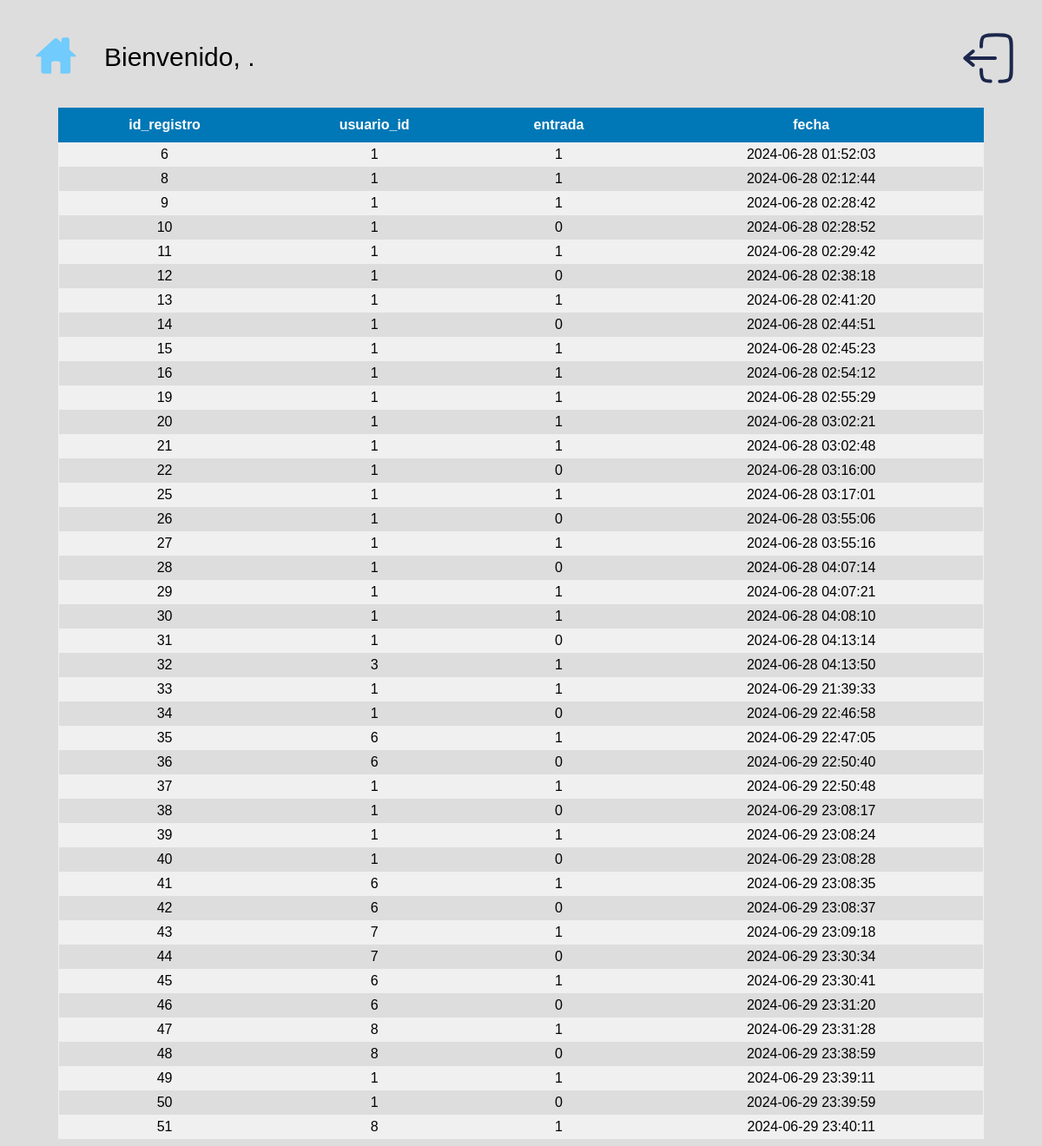
/admin/registros.php, run on the app's committed database.
### tables this page shows
CREATE TABLE `registro` (
  `id_registro` int(11) NOT NULL,
  `usuario_id` int(11) NOT NULL,
  `entrada` tinyint(1) NOT NULL,
  `fecha` timestamp NOT NULL DEFAULT current_timestamp() ON UPDATE current_timestamp()
);

### admin/registros.php (the view, shortened to what this page needs)
<!DOCTYPE html>
<html lang="en">
<head>
    <link rel="stylesheet" href="css/styletb.css">
</head>
<body>
    <?php
    include 'header.php';
    $conn=conexion();
    $resultado= $conn->query("SELECT * FROM registro");
    $header=TRUE;
    echo "<table class='table-blue'>";
    while($row=$resultado->fetch_assoc()){
        if($header){
            echo "<thead>";
            foreach($row as $campo=> $registro){
            echo "<th class='th-blue'>";
            echo $campo;
            echo "</th >";
            }
            echo"</thead>";
            $header=FALSE;
        }
        echo"<tr>";
        foreach($row as $campo=> $registro){
            echo "<td>$registro</td>";
            }
        echo"</tr>";
    }
    echo "</table>";
    ?>
</body>
</html>

### admin/header.php (shortened to what this page needs)
 <header style="display: flex; align-items: center;">
     <a href="index.php" style="display: inline-block; margin: 1.5em;">
     </a>
     <p style="font-size: 30px;">Bienvenido, <?php if(session_status()===1){session_start();}echo "$_SESSION[name]";?>.</p>
<div>
     <a href="logout.php?out=cerrar" style="position: absolute; top: 35px; right: 30px;">
     </a>
</div>
 </header>

### admin/css/styletb.css (style rules this page uses)
body { font-family: Arial, Helvetica, sans-serif; background-color: rgb(221,221,221); }
table { width: 100%; border-collapse: collapse; }
table tr:nth-child(even) { background-color: rgb(221, 221, 221); }
table, tr, td, th { padding: 5px 10px; text-align: center; }
.table-blue { border-collapse: collapse; width: 90%; margin: 0 auto; background-color: #f0f0f0; }
.th-blue { background-color: #0077B6; color: #fff; padding: 10px; text-align: center; border: 1px solid #0077B6; }

### data on the page
registro: campo "id_registro", campo "usuario_id", campo "entrada", campo "fecha", id_registro "6", usuario "1", entrada "1", fecha "2024-06-28 01:52:03"
registro: id_registro "8", usuario "1", entrada "1", fecha "2024-06-28 02:12:44"
registro: id_registro "9", usuario "1", entrada "1", fecha "2024-06-28 02:28:42"
registro: id_registro "10", usuario "1", entrada "0", fecha "2024-06-28 02:28:52"
registro: id_registro "11", usuario "1", entrada "1", fecha "2024-06-28 02:29:42"
registro: id_registro "12", usuario "1", entrada "0", fecha "2024-06-28 02:38:18"
registro: id_registro "13", usuario "1", entrada "1", fecha "2024-06-28 02:41:20"
registro: id_registro "14", usuario "1", entrada "0", fecha "2024-06-28 02:44:51"
registro: id_registro "15", usuario "1", entrada "1", fecha "2024-06-28 02:45:23"
registro: id_registro "16", usuario "1", entrada "1", fecha "2024-06-28 02:54:12"
registro: id_registro "19", usuario "1", entrada "1", fecha "2024-06-28 02:55:29"
registro: id_registro "20", usuario "1", entrada "1", fecha "2024-06-28 03:02:21"
registro: id_registro "21", usuario "1", entrada "1", fecha "2024-06-28 03:02:48"
registro: id_registro "22", usuario "1", entrada "0", fecha "2024-06-28 03:16:00"
registro: id_registro "25", usuario "1", entrada "1", fecha "2024-06-28 03:17:01"
registro: id_registro "26", usuario "1", entrada "0", fecha "2024-06-28 03:55:06"
registro: id_registro "27", usuario "1", entrada "1", fecha "2024-06-28 03:55:16"
registro: id_registro "28", usuario "1", entrada "0", fecha "2024-06-28 04:07:14"
registro: id_registro "29", usuario "1", entrada "1", fecha "2024-06-28 04:07:21"
registro: id_registro "30", usuario "1", entrada "1", fecha "2024-06-28 04:08:10"
registro: id_registro "31", usuario "1", entrada "0", fecha "2024-06-28 04:13:14"
registro: id_registro "32", usuario "3", entrada "1", fecha "2024-06-28 04:13:50"
registro: id_registro "33", usuario "1", entrada "1", fecha "2024-06-29 21:39:33"
registro: id_registro "34", usuario "1", entrada "0", fecha "2024-06-29 22:46:58"
registro: id_registro "35", usuario "6", entrada "1", fecha "2024-06-29 22:47:05"
registro: id_registro "36", usuario "6", entrada "0", fecha "2024-06-29 22:50:40"
registro: id_registro "37", usuario "1", entrada "1", fecha "2024-06-29 22:50:48"
registro: id_registro "38", usuario "1", entrada "0", fecha "2024-06-29 23:08:17"
registro: id_registro "39", usuario "1", entrada "1", fecha "2024-06-29 23:08:24"
registro: id_registro "40", usuario "1", entrada "0", fecha "2024-06-29 23:08:28"
registro: id_registro "41", usuario "6", entrada "1", fecha "2024-06-29 23:08:35"
registro: id_registro "42", usuario "6", entrada "0", fecha "2024-06-29 23:08:37"
registro: id_registro "43", usuario "7", entrada "1", fecha "2024-06-29 23:09:18"
registro: id_registro "44", usuario "7", entrada "0", fecha "2024-06-29 23:30:34"
registro: id_registro "45", usuario "6", entrada "1", fecha "2024-06-29 23:30:41"
registro: id_registro "46", usuario "6", entrada "0", fecha "2024-06-29 23:31:20"
registro: id_registro "47", usuario "8", entrada "1", fecha "2024-06-29 23:31:28"
registro: id_registro "48", usuario "8", entrada "0", fecha "2024-06-29 23:38:59"
registro: id_registro "49", usuario "1", entrada "1", fecha "2024-06-29 23:39:11"
registro: id_registro "50", usuario "1", entrada "0", fecha "2024-06-29 23:39:59"
registro: id_registro "51", usuario "8", entrada "1", fecha "2024-06-29 23:40:11"
